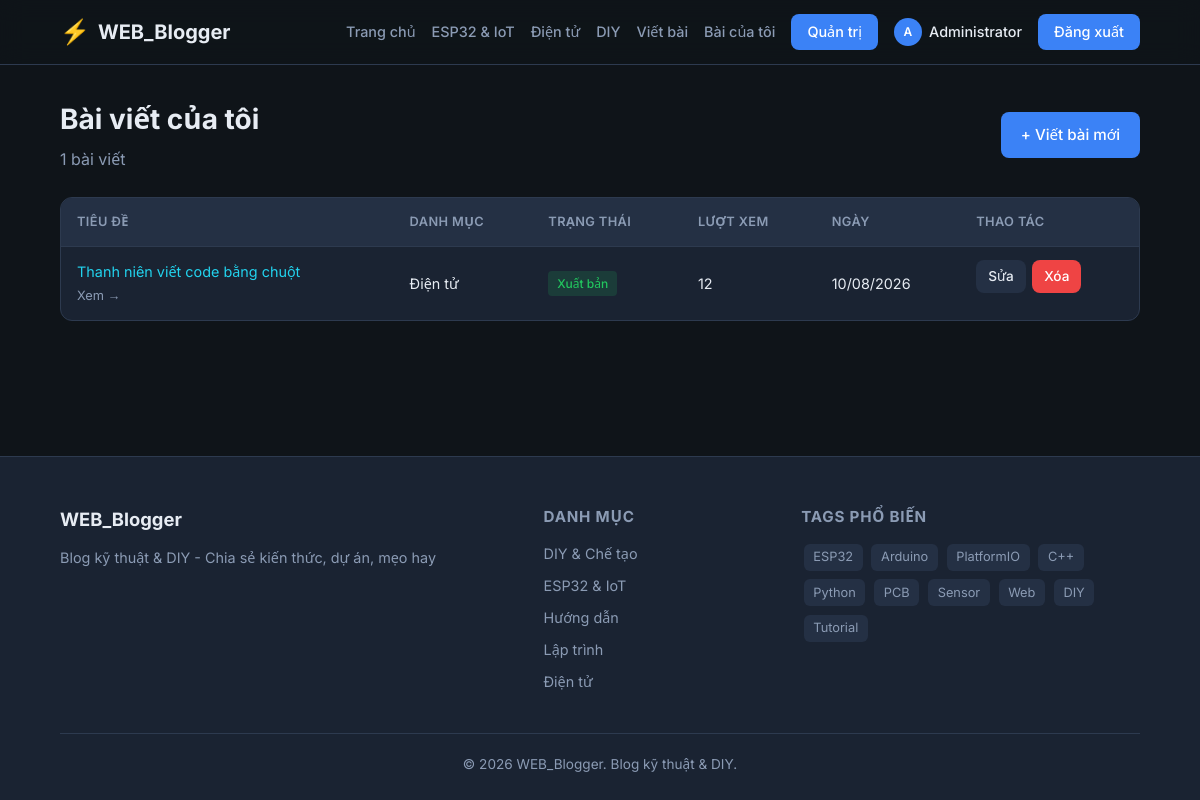
Page /my-posts.php (signed in) on the committed database.
### tables this page shows
CREATE TABLE users (
            id INTEGER PRIMARY KEY AUTOINCREMENT,
            username TEXT NOT NULL UNIQUE,
            password TEXT NOT NULL,
            display_name TEXT NOT NULL,
            email TEXT,
            role TEXT DEFAULT 'user',
            created_at DATETIME DEFAULT CURRENT_TIMESTAMP
        , avatar TEXT DEFAULT NULL);

CREATE TABLE posts (
            id INTEGER PRIMARY KEY AUTOINCREMENT,
            title TEXT NOT NULL,
            slug TEXT NOT NULL UNIQUE,
            content TEXT NOT NULL,
            excerpt TEXT,
            featured_image TEXT,
            category_id INTEGER,
            author_id INTEGER NOT NULL,
            status TEXT DEFAULT 'published',
            views INTEGER DEFAULT 0,
            created_at DATETIME DEFAULT CURRENT_TIMESTAMP,
            updated_at DATETIME DEFAULT CURRENT_TIMESTAMP,
            FOREIGN KEY (category_id) REFERENCES categories(id) ON DELETE SET NULL,
            FOREIGN KEY (author_id) REFERENCES users(id) ON DELETE CASCADE
        );

CREATE TABLE categories (
            id INTEGER PRIMARY KEY AUTOINCREMENT,
            name TEXT NOT NULL UNIQUE,
            slug TEXT NOT NULL UNIQUE,
            description TEXT,
            created_at DATETIME DEFAULT CURRENT_TIMESTAMP
        );

### includes/db.php (called while the page is built, shortened)
<?php
function getDB(): PDO {
    static $pdo = null;
    if ($pdo === null) {
        $isNew = !file_exists(DB_PATH);
        $pdo = new PDO('sqlite:' . DB_PATH);
        $pdo->setAttribute(PDO::ATTR_ERRMODE, PDO::ERRMODE_EXCEPTION);
        $pdo->setAttribute(PDO::ATTR_DEFAULT_FETCH_MODE, PDO::FETCH_ASSOC);
        $pdo->exec('PRAGMA foreign_keys = ON');
        if ($isNew) {
            initDatabase($pdo);
        } else {
            migrateDatabase($pdo);
        }
    }
    return $pdo;
}
function migrateDatabase(PDO $pdo): void {
    $cols = $pdo->query("PRAGMA table_info(comments)")->fetchAll();
    $names = array_column($cols, 'name');
    $userCols = $pdo->query("PRAGMA table_info(users)")->fetchAll();
    $userNames = array_column($userCols, 'name');
}
function e(?string $str): string {
    return htmlspecialchars($str ?? '', ENT_QUOTES, 'UTF-8');
}
function avatarInitial(string $name): string {
    $name = trim($name);
    if (function_exists('mb_substr')) {
        return mb_strtoupper(mb_substr($name, 0, 1, 'UTF-8'), 'UTF-8');
    }
    return strtoupper(substr($name, 0, 1));
}

### includes/auth.php (called while the page is built, shortened)
<?php
require_once __DIR__ . '/db.php';
function isLoggedIn(): bool {
    return !empty($_SESSION['user_id']);
}
function isAdmin(): bool {
    $user = currentUser();
    return $user && ($user['role'] ?? '') === 'admin';
}
function currentUser(): ?array {
    static $user = null;
    if ($user === null) {
        $stmt = getDB()->prepare('SELECT id, username, display_name, email, avatar, role FROM users WHERE id = ?');
        $stmt->execute([$_SESSION['user_id']]);
        $user = $stmt->fetch() ?: null;
    }
    return $user;
}

### my-posts.php (the view, shortened to what this page needs)
<?php
require_once __DIR__ . '/includes/auth.php';
$user = currentUser();
$db = getDB();
$userId = (int)$user['id'];
$posts = $db->prepare("
    SELECT p.*, c.name as category_name
    FROM posts p
    LEFT JOIN categories c ON p.category_id = c.id
    WHERE p.author_id = ?
    ORDER BY p.created_at DESC
");
$posts->execute([$userId]);
$postList = $posts->fetchAll();
require __DIR__ . '/includes/header.php';
?>
<div class="container">
    <div class="page-title" style="display:flex;justify-content:space-between;align-items:center;flex-wrap:wrap;gap:1rem">
        <div>
            <h1>Bài viết của tôi</h1>
            <p><?= count($postList) ?> bài viết</p>
        </div>
        <a href="write.php" class="btn">+ Viết bài mới</a>
    </div>
    <?php if (empty($postList)): ?>
    <div class="empty-state">
        <h3>Chưa có bài viết nào</h3>
        <p><a href="write.php" class="btn">Viết bài đầu tiên</a></p>
    </div>
    <?php else: ?>
    <div class="table-wrap">
        <table>
            <thead>
                <tr>
                    <th>Tiêu đề</th>
                    <th>Danh mục</th>
                    <th>Trạng thái</th>
                    <th>Lượt xem</th>
                    <th>Ngày</th>
                    <th>Thao tác</th>
                </tr>
            </thead>
            <tbody>
                <?php foreach ($postList as $p): ?>
                <tr>
                    <td>
                        <a href="write.php?id=<?= $p['id'] ?>"><?= e($p['title']) ?></a>
                        <?php if ($p['status'] === 'published'): ?>
                        <br><a href="post.php?slug=<?= e($p['slug']) ?>" target="_blank" style="font-size:0.8rem;color:var(--text-muted)">Xem →</a>
                        <?php endif; ?>
                    </td>
                    <td><?= e($p['category_name'] ?? '—') ?></td>
                    <td><span class="badge badge-<?= $p['status'] ?>"><?= $p['status'] === 'published' ? 'Xuất bản' : 'Nháp' ?></span></td>
                    <td><?= (int)$p['views'] ?></td>
                    <td><?= date('d/m/Y', strtotime($p['created_at'])) ?></td>
                    <td class="actions">
                        <a href="write.php?id=<?= $p['id'] ?>" class="btn btn-sm btn-secondary">Sửa</a>
                        <a href="?delete=<?= $p['id'] ?>" class="btn btn-sm btn-danger" data-confirm="Xóa bài viết này?">Xóa</a>
                    </td>
                </tr>
                <?php endforeach; ?>
            </tbody>
        </table>
    </div>
    <?php endif; ?>
</div>
<?php require __DIR__ . '/includes/footer.php'; ?>

### includes/header.php (shortened to what this page needs)
<?php
require_once __DIR__ . '/auth.php';
$currentUser = currentUser();
?>
<!DOCTYPE html>
<html lang="vi">
<head>
    <link rel="stylesheet" href="<?= SITE_URL ?>/assets/css/style.css">
</head>
<body>
    <header class="site-header">
        <div class="container header-inner">
            <a href="<?= SITE_URL ?>/" class="logo">
                <span class="logo-icon">⚡</span>
                <span class="logo-text"><?= e(SITE_NAME) ?></span>
            </a>
            <nav class="main-nav" id="mainNav">
                <a href="<?= SITE_URL ?>/">Trang chủ</a>
                <a href="<?= SITE_URL ?>/category.php?slug=esp32-iot">ESP32 & IoT</a>
                <a href="<?= SITE_URL ?>/category.php?slug=dien-tu">Điện tử</a>
                <a href="<?= SITE_URL ?>/category.php?slug=diy-che-tao">DIY</a>
                <?php if ($currentUser): ?>
                    <a href="<?= SITE_URL ?>/write.php">Viết bài</a>
                    <a href="<?= SITE_URL ?>/my-posts.php">Bài của tôi</a>
                    <?php if (isAdmin()): ?>
                    <a href="<?= SITE_URL ?>/admin/" class="btn-admin">Quản trị</a>
                    <?php endif; ?>
                    <a href="<?= SITE_URL ?>/account.php" class="nav-profile">
                        <?php if (!empty($currentUser['avatar'])): ?>
                        <img src="<?= e(avatarUrl($currentUser['avatar'])) ?>" alt="" class="nav-avatar">
                        <?php else: ?>
                        <span class="nav-avatar nav-avatar-initial"><?= e(avatarInitial($currentUser['display_name'])) ?></span>
                        <?php endif; ?>
                        <span class="nav-user"><?= e($currentUser['display_name']) ?></span>
                    </a>
                    <a href="<?= SITE_URL ?>/logout.php" class="btn-login">Đăng xuất</a>
                <?php else: ?>
                    <a href="<?= SITE_URL ?>/login.php" class="btn-login">Đăng nhập</a>
                    <a href="<?= SITE_URL ?>/register.php" class="btn-register">Đăng ký</a>
                <?php endif; ?>
            </nav>
        </div>
    </header>
    <main class="site-main">

### includes/footer.php (shortened to what this page needs)
</main>
    <footer class="site-footer">
        <div class="container">
            <div class="footer-grid">
                <div class="footer-about">
                    <h3><?= e(SITE_NAME) ?></h3>
                    <p><?= e(SITE_DESCRIPTION) ?></p>
                </div>
                <div class="footer-links">
                    <h4>Danh mục</h4>
                    <ul>
                        <?php
                        $cats = getDB()->query("SELECT name, slug FROM categories ORDER BY name")->fetchAll();
                        foreach ($cats as $c):
                        ?>
                        <li><a href="<?= SITE_URL ?>/category.php?slug=<?= e($c['slug']) ?>"><?= e($c['name']) ?></a></li>
                        <?php endforeach; ?>
                    </ul>
                </div>
                <div class="footer-tags">
                    <h4>Tags phổ biến</h4>
                    <div class="tag-cloud">
                        <?php
                        $tags = getDB()->query("SELECT t.name, t.slug, COUNT(pt.post_id) as cnt FROM tags t LEFT JOIN post_tags pt ON t.id = pt.tag_id GROUP BY t.id ORDER BY cnt DESC LIMIT 10")->fetchAll();
                        foreach ($tags as $t):
                        ?>
                        <a href="<?= SITE_URL ?>/tag.php?slug=<?= e($t['slug']) ?>" class="tag"><?= e($t['name']) ?></a>
                        <?php endforeach; ?>
                    </div>
                </div>
            </div>
            <div class="footer-bottom">
                <p>&copy; <?= date('Y') ?> <?= e(SITE_NAME) ?>. Blog kỹ thuật & DIY.</p>
            </div>
        </div>
    </footer>
</body>
</html>

### assets/css/style.css (style rules this page uses)
:root { --bg: #0f1419; --bg-card: #1a2332; --bg-hover: #243044; --border: #2d3a4f; --text: #e7ecf3; --text-muted: #8b9bb4; --primary: #3b82f6; --primary-hover: #2563eb; --accent: #22d3ee; --success: #22c55e; --danger: #ef4444; --warning: #f59e0b; --radius: 12px; --shadow: 0 4px 24px rgba(0,0,0,0.35); --font: 'Inter', system-ui, sans-serif; --mono: 'JetBrains Mono', monospace; }
*, *::before, *::after { box-sizing: border-box; margin: 0; padding: 0; }
html { scroll-behavior: smooth; }
body { font-family: var(--font); background: var(--bg); color: var(--text); line-height: 1.6; min-height: 100vh; display: flex; flex-direction: column; }
a { color: var(--accent); text-decoration: none; transition: color 0.2s; }
.container { width: 100%; max-width: 1120px; margin: 0 auto; padding: 0 1.25rem; }
.site-header { background: rgba(15, 20, 25, 0.9); backdrop-filter: blur(12px); border-bottom: 1px solid var(--border); position: sticky; top: 0; z-index: 100; }
.header-inner { display: flex; align-items: center; justify-content: space-between; height: 64px; }
.logo { display: flex; align-items: center; gap: 0.5rem; font-weight: 700; font-size: 1.25rem; color: var(--text); }
.logo-icon { font-size: 1.5rem; }
.main-nav { display: flex; align-items: center; gap: 1rem; flex-wrap: wrap; }
.main-nav a { color: var(--text-muted); font-weight: 500; font-size: 0.9rem; }
.nav-user { color: var(--text); font-size: 0.9rem; font-weight: 500; }
.nav-profile { display: flex !important; align-items: center; gap: 0.45rem; color: var(--text) !important; }
.nav-avatar { width: 28px; height: 28px; border-radius: 50%; object-fit: cover; flex-shrink: 0; }
.nav-avatar-initial { display: inline-flex; align-items: center; justify-content: center; background: var(--primary); color: #fff; font-size: 0.75rem; font-weight: 600; }
.btn-admin, .btn-login { background: var(--primary); color: #fff !important; padding: 0.4rem 1rem; border-radius: 8px; font-size: 0.875rem; }
.site-main { flex: 1; padding: 2rem 0 3rem; }
.tag { display: inline-block; background: var(--bg-hover); color: var(--text-muted); padding: 0.2rem 0.6rem; border-radius: 6px; font-size: 0.8rem; margin: 0.15rem; transition: background 0.2s, color 0.2s; }
.tag-cloud { display: flex; flex-wrap: wrap; gap: 0.25rem; }
.btn { display: inline-flex; align-items: center; justify-content: center; gap: 0.4rem; padding: 0.65rem 1.25rem; background: var(--primary); color: #fff; border: none; border-radius: 8px; font-weight: 500; font-size: 0.95rem; cursor: pointer; transition: background 0.2s; }
.btn-secondary { background: var(--bg-hover); color: var(--text); }
.btn-danger { background: var(--danger); }
.btn-sm { padding: 0.35rem 0.75rem; font-size: 0.85rem; }
.page-title { margin-bottom: 1.5rem; }
.page-title h1 { font-size: 1.75rem; font-weight: 700; }
.page-title p { color: var(--text-muted); margin-top: 0.35rem; }
.site-footer { background: var(--bg-card); border-top: 1px solid var(--border); padding: 3rem 0 1.5rem; margin-top: auto; }
.footer-grid { display: grid; grid-template-columns: 2fr 1fr 1.5fr; gap: 2rem; margin-bottom: 2rem; }
.footer-about h3 { font-size: 1.15rem; margin-bottom: 0.75rem; }
.footer-about p { color: var(--text-muted); font-size: 0.9rem; }
.footer-links h4, .footer-tags h4 { font-size: 0.95rem; margin-bottom: 0.75rem; color: var(--text-muted); text-transform: uppercase; letter-spacing: 0.05em; }
.footer-links ul { list-style: none; }
.footer-links li { margin-bottom: 0.4rem; }
.footer-links a { color: var(--text-muted); font-size: 0.9rem; }
.footer-bottom { border-top: 1px solid var(--border); padding-top: 1.25rem; text-align: center; color: var(--text-muted); font-size: 0.85rem; }
.table-wrap { overflow-x: auto; background: var(--bg-card); border: 1px solid var(--border); border-radius: var(--radius); }
table { width: 100%; border-collapse: collapse; }
th, td { padding: 0.85rem 1rem; text-align: left; border-bottom: 1px solid var(--border); font-size: 0.9rem; }
th { background: var(--bg-hover); font-weight: 600; color: var(--text-muted); font-size: 0.8rem; text-transform: uppercase; letter-spacing: 0.03em; }
tr:last-child td { border-bottom: none; }
.badge { display: inline-block; padding: 0.2rem 0.55rem; border-radius: 4px; font-size: 0.75rem; font-weight: 500; }
.badge-published { background: rgba(34, 197, 94, 0.15); color: var(--success); }
.actions { display: flex; gap: 0.4rem; }

### rows in the picture
users: display_name "A", display_name "Administrator"
posts: title "Thanh niên viết code bằng chuột", category.name "Điện tử", status "Xuất bản", views "12", created_at "10/08/2026"
categories: name "DIY & Chế tạo"
categories: name "ESP32 & IoT"
categories: name "Hướng dẫn"
categories: name "Lập trình"
categories: name "Điện tử"

### other values in the picture
SITE_NAME "WEB_Blogger"
count($postList) "1"
SITE_DESCRIPTION "Blog kỹ thuật & DIY - Chia sẻ kiến thức, dự án, mẹo hay"
$t['name'] "ESP32"
$t['name'] "Arduino"
$t['name'] "PlatformIO"
$t['name'] "C++"
$t['name'] "Python"
$t['name'] "PCB"
$t['name'] "Sensor"
$t['name'] "Web"
$t['name'] "DIY"
$t['name'] "Tutorial"
